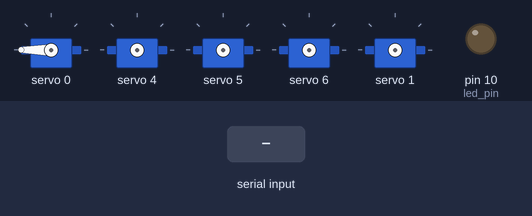
This sketch was run on a simulated Arduino Uno, built with avr-gcc and run on an emulated ATmega328P. Parts: 5 × servo, output pins drawn as LEDs (lit = HIGH). Inputs (shaded band) come from the test bench. What the sketch prints to the serial monitor is not drawn.

Above: at 1.2 s.
1.3 s: "0" received over Serial
At 2.2 s:
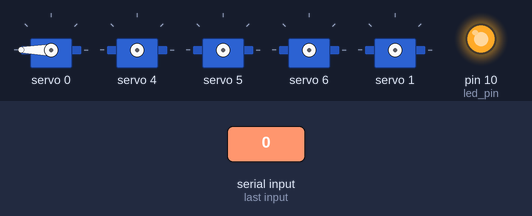
2.8 s: byte 114 ('r') received over Serial
4.3 s: byte 116 ('t') received over Serial
5.8 s: byte 121 ('y') received over Serial
7.3 s: "1" received over Serial
At 8.0 s:
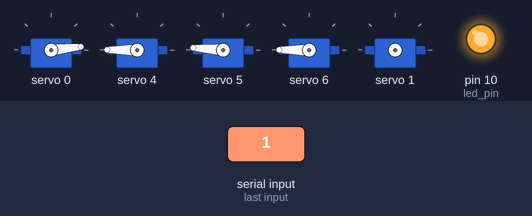
8.8 s: "2" received over Serial
Timing chart, 0 to 11.3 s (numbered marks = the images above; inputs shaded):
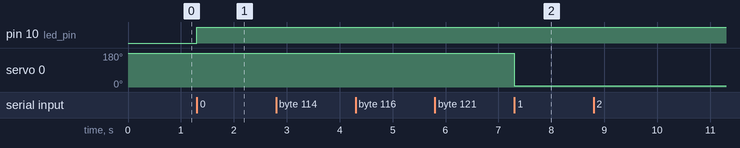

The sketch:

serial.ino
```cpp
//MotorController Setup:
//  MC_GND > A_GND
//  MC_VCC > A_5V
//  On Uno:
//    MC_SDA > A_analog_4
//    MC_SDL > A_analog_5
//  On Leonardo:
//    MC_SDA
//  Motor Slots:
//    0: motor 1
//    1: motor 2
//    2: motor 3
//    3: --
//    4: motor 4
//    5: motor 5 (different)
//    6: wrist


// Serial Commands:

// 0 - toggle led
// 1 - Open finger 1
// 2 - Open finger 2
// 3 - Open finger 3
// 4 - Open finger 4
// 5 - Open finger 5
// 6 - Max out wrist

// q - Close finger 1
// w - Open finger 2
// e - Open finger 3
// r - Open finger 4
// t - Open finger 5
// y - Min out wrist

#include <Wire.h>
#include <Adafruit_PWMServoDriver.h>

Adafruit_PWMServoDriver pwm = Adafruit_PWMServoDriver();

#define NORMAL_SERVOMIN  150 // this is the 'minimum' pulse length count (out of 4096)
#define NORMAL_SERVOMAX  600 // this is the 'maximum' pulse length count (out of 4096)

#define OTHER_SERVOMIN  180 // this is the 'minimum' pulse length count (out of 4096)
#define OTHER_SERVOMAX  580 // this is the 'maximum' pulse length count (out of 4096)

int led_pin = 10;
int led_active = 0;

uint8_t finger_1 = 0;
uint8_t finger_2 = 1;
uint8_t finger_3 = 2;
uint8_t finger_4 = 4;
uint8_t finger_5 = 5;
uint8_t wrist    = 6;

void setup() {

  pinMode(led_pin, OUTPUT);

  Serial.begin(9600);
  while (! Serial); // Wait untilSerial is ready

  Serial.println("0-6, q-y, or ? for help");

  pwm.begin();
  pwm.setPWMFreq(60); //Hz

  setServo(finger_1, NORMAL_SERVOMAX);
}

void loop() {
  if (Serial.available()) {

    char command = Serial.read();

    switch (command) {

      case '0':
        toggle_led();
        break;

      case '1':
        setServo(finger_1, NORMAL_SERVOMIN);
        break;
      case '2':
        setServo(finger_2, NORMAL_SERVOMIN);
        break;
      case '3':
        setServo(finger_3, NORMAL_SERVOMIN);
        break;
      case '4':
        setServo(finger_4, NORMAL_SERVOMIN);
        break;
      case '5':
        setServo(finger_5, OTHER_SERVOMIN);
        break;
      case '6':
        setServo(wrist, NORMAL_SERVOMIN);
        break;

      case 'q':
        setServo(finger_1, NORMAL_SERVOMAX);
        break;
      case 'w':
        setServo(finger_2, NORMAL_SERVOMAX);
        break;
      case 'e':
        setServo(finger_3, NORMAL_SERVOMAX);
        break;
      case 'r':
        setServo(finger_4, NORMAL_SERVOMAX);
        break;
      case 't':
        setServo(finger_5, OTHER_SERVOMAX);
        break;
      case 'y':
        setServo(wrist, NORMAL_SERVOMAX);
        break;
      case '?':
        Serial.println("0 to toggle LED, 1-6 max out motors, {q,w,e,r,t,y} min out motors, ? just prints this");
        break;

    }

  }
}

void setServo(uint8_t servo, uint16_t pulselen){
  pwm.setPWM(servo, 0, pulselen);
}

void toggle_led() {
  if (led_active == 0) {
    led_active = 1;
    digitalWrite(led_pin, HIGH);
  }
  else {
    led_active = 0;
    digitalWrite(led_pin, LOW);
  }
}
```

Measured:
- after the input at 1.3 s, pin 10 (led_pin): LOW → HIGH at once
- after the input at 7.3 s, servo 0: 180° → 6° at once
